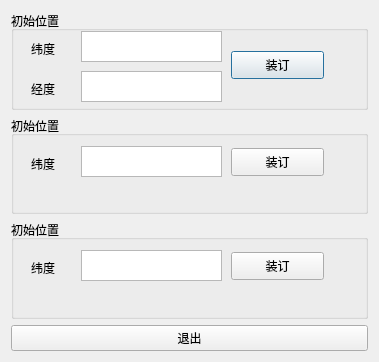
<?xml version="1.0" encoding="UTF-8"?>
<ui version="4.0">
 <class>Dialog</class>
 <widget class="QDialog" name="Dialog">
  <property name="geometry">
   <rect>
    <x>0</x>
    <y>0</y>
    <width>379</width>
    <height>362</height>
   </rect>
  </property>
  <property name="windowTitle">
   <string>装订初始值</string>
  </property>
  <layout class="QGridLayout" name="gridLayout">
   <item row="0" column="0">
    <widget class="QGroupBox" name="groupBox">
     <property name="title">
      <string>初始位置</string>
     </property>
     <widget class="QLabel" name="label">
      <property name="geometry">
       <rect>
        <x>20</x>
        <y>30</y>
        <width>51</width>
        <height>16</height>
       </rect>
      </property>
      <property name="text">
       <string>纬度</string>
      </property>
     </widget>
     <widget class="QTextEdit" name="textEdit">
      <property name="geometry">
       <rect>
        <x>70</x>
        <y>20</y>
        <width>141</width>
        <height>31</height>
       </rect>
      </property>
     </widget>
     <widget class="QTextEdit" name="textEdit_2">
      <property name="geometry">
       <rect>
        <x>70</x>
        <y>60</y>
        <width>141</width>
        <height>31</height>
       </rect>
      </property>
     </widget>
     <widget class="QLabel" name="label_2">
      <property name="geometry">
       <rect>
        <x>20</x>
        <y>70</y>
        <width>51</width>
        <height>16</height>
       </rect>
      </property>
      <property name="text">
       <string>经度</string>
      </property>
     </widget>
     <widget class="QPushButton" name="pushButton">
      <property name="geometry">
       <rect>
        <x>220</x>
        <y>40</y>
        <width>93</width>
        <height>28</height>
       </rect>
      </property>
      <property name="text">
       <string>装订</string>
      </property>
     </widget>
    </widget>
   </item>
   <item row="1" column="0">
    <widget class="QGroupBox" name="groupBox_2">
     <property name="title">
      <string>初始位置</string>
     </property>
     <widget class="QLabel" name="label_3">
      <property name="geometry">
       <rect>
        <x>20</x>
        <y>40</y>
        <width>51</width>
        <height>16</height>
       </rect>
      </property>
      <property name="text">
       <string>纬度</string>
      </property>
     </widget>
     <widget class="QTextEdit" name="textEdit_3">
      <property name="geometry">
       <rect>
        <x>70</x>
        <y>30</y>
        <width>141</width>
        <height>31</height>
       </rect>
      </property>
     </widget>
     <widget class="QPushButton" name="pushButton_2">
      <property name="geometry">
       <rect>
        <x>220</x>
        <y>32</y>
        <width>93</width>
        <height>28</height>
       </rect>
      </property>
      <property name="text">
       <string>装订</string>
      </property>
     </widget>
    </widget>
   </item>
   <item row="2" column="0">
    <widget class="QGroupBox" name="groupBox_3">
     <property name="title">
      <string>初始位置</string>
     </property>
     <widget class="QLabel" name="label_4">
      <property name="geometry">
       <rect>
        <x>20</x>
        <y>40</y>
        <width>51</width>
        <height>16</height>
       </rect>
      </property>
      <property name="text">
       <string>纬度</string>
      </property>
     </widget>
     <widget class="QTextEdit" name="textEdit_4">
      <property name="geometry">
       <rect>
        <x>70</x>
        <y>30</y>
        <width>141</width>
        <height>31</height>
       </rect>
      </property>
     </widget>
     <widget class="QPushButton" name="pushButton_3">
      <property name="geometry">
       <rect>
        <x>220</x>
        <y>32</y>
        <width>93</width>
        <height>28</height>
       </rect>
      </property>
      <property name="text">
       <string>装订</string>
      </property>
     </widget>
    </widget>
   </item>
   <item row="3" column="0">
    <widget class="QPushButton" name="pushButton_4">
     <property name="text">
      <string>退出</string>
     </property>
    </widget>
   </item>
  </layout>
 </widget>
 <resources/>
 <connections/>
</ui>
